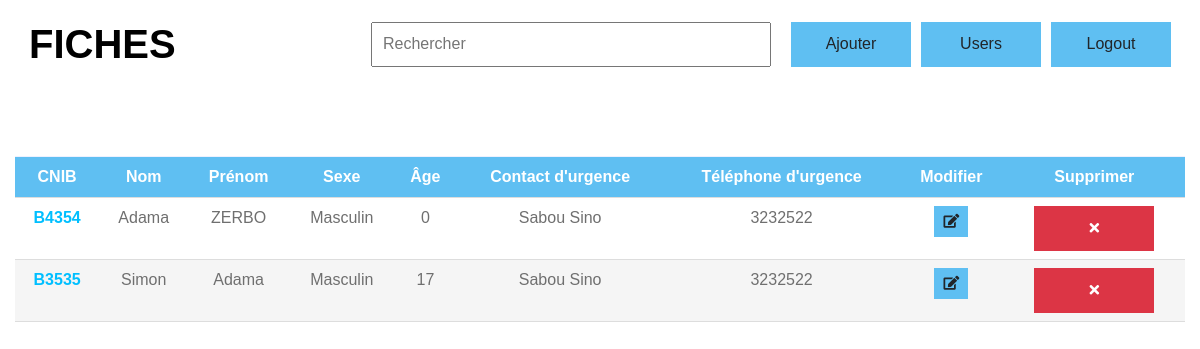
The page /accueil (signed in) on the database as committed earlier.
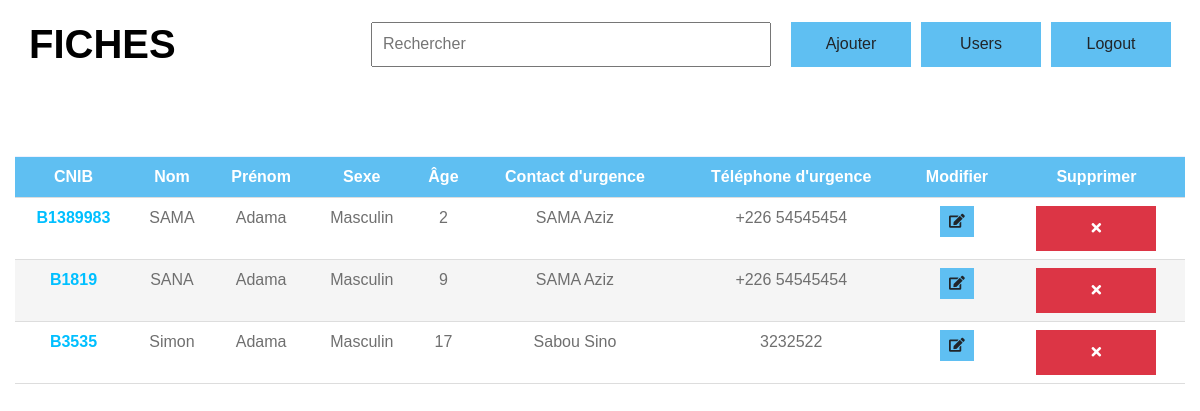
The same page on the database as committed later.
### assist/models.py (models this page shows, shortened)
class Individual(models.Model):
    BLOOD_TYPE_CHOICES = [
        ('A+', 'A+'), ('A-', 'A-'),
        ('B+', 'B+'), ('B-', 'B-'),
        ('AB+', 'AB+'), ('AB-', 'AB-'),
        ('O+', 'O+'), ('O-', 'O-'),
    ]
    GENDER_CHOICES = [
        ('M', 'Masculin'),
        ('F', 'Féminin'),
    ]
    unique_id = models.UUIDField(
        default=uuid.uuid4,
        editable=False,
        unique=True,
        verbose_name="Identifiant unique"
    )
    first_name = models.CharField(max_length=100, verbose_name="Prénom")
    last_name = models.CharField(max_length=100, verbose_name="Nom")
    cnib = models.CharField(max_length=15, verbose_name="Cnib")
    key = models.CharField(max_length=10000, verbose_name="Key")  # à hasher manuellement
    email = models.EmailField(null=True, blank=True,)
    date_of_birth = models.DateField(verbose_name="Date de naissance")
    gender = models.CharField(max_length=1, choices=GENDER_CHOICES, verbose_name="Sexe")
    blood_type = models.CharField(max_length=3, choices=BLOOD_TYPE_CHOICES, verbose_name="Groupe sanguin")
    emergency_contact_name = models.CharField(max_length=200, verbose_name="Contact d'urgence (nom)")
    emergency_contact_phone = models.CharField(max_length=20, verbose_name="Contact d'urgence (téléphone)")
    critical_allergies = models.TextField(blank=True, verbose_name="Allergies critiques")
    current_medications = models.TextField(blank=True, verbose_name="Médicaments actuels")
    medical_conditions = models.TextField(blank=True, verbose_name="Conditions médicales")
    past_surgeries = models.TextField(blank=True, verbose_name="Chirurgies passées")
    medical_history = models.TextField(blank=True, verbose_name="Historique médical détaillé")
    attending_physician = models.CharField(max_length=200, blank=True, verbose_name="Médecin traitant")
    physician_phone = models.CharField(max_length=20, blank=True, verbose_name="Téléphone du médecin")
    insurance_info = models.TextField(blank=True, verbose_name="Informations d'assurance")
    additional_emergency_contacts = models.TextField(blank=True, verbose_name="Contacts d'urgence supplémentaires")
    created_by = models.ForeignKey(User, on_delete=models.SET_NULL, null=True, blank=True, verbose_name="Créé par")
    qr_code = models.ImageField(upload_to='qr_codes/', blank=True, verbose_name="Code QR")
    is_active = models.BooleanField(default=True, verbose_name="Actif")
    created_at = models.DateTimeField(auto_now_add=True)
    updated_at = models.DateTimeField(auto_now=True)
    class Meta:
        verbose_name = "Individu"
        verbose_name_plural = "Individus"
        ordering = ['last_name', 'first_name']
    @property
    def full_name(self):
        return f"{self.first_name} {self.last_name}"
    @property
    def age(self):
        today = date.today()
        return today.year - self.date_of_birth.year - (
            (today.month, today.day) < (self.date_of_birth.month, self.date_of_birth.day)
        )

### assist/views.py (the view)
# urls.py: path('accueil', accueil, name="accueil"),
@login_required(login_url='connect_user')
def accueil(request):
    fiches = Individual.objects.filter(is_active = True)
    context = {"fiches": fiches}
    return render(request, "accueil.html", context = context)

### assist/templates/accueil.html (shortened to what the changed rows need)
{% load static %}
<!DOCTYPE html>
<html lang="fr">
<head>
    <link href="https://cdnjs.cloudflare.com/ajax/libs/font-awesome/5.10.0/css/all.min.css" rel="stylesheet">
    <link href="{% static 'css/style.css' %}" rel="stylesheet">
</head>
<body>
    <div class="header row px-xl-4">
        <div>
            <h1 class="font-weight-semi-bold text-uppercase">Fiches</h1>
        </div>
    </div>
    <div class="row">
        <div class="col">
            <div class="tab-content">
                <div class="tab-pane fade mb-5 show active" id="tab-pane-1">
                    <div class="container-fluid pt-5">
                        <div class="row">
                            <div class="col-lg-12 table-responsive mb-5">
                                <table class="common-style table text-center mb-0">
                                    <thead>
                                        <tr>
                                            <th>CNIB</th>
                                            <th>Nom</th>
                                            <th>Prénom</th>
                                            <th>Sexe</th>
                                            <th>Âge</th>
                                            <th>Contact d'urgence</th>
                                            <th>Téléphone d'urgence</th>
                                            <th>Modifier</th>
                                            <th>Supprimer</th>
                                        </tr>
                                    </thead>
                                    <tbody>
                                        {% for fiche in fiches %}
                                        <tr class="user-row">
                                            <td style="color: #00bfff; font-weight: bold; cursor: pointer;" onclick="window.location.href='{% url 'individual_public' fiche.unique_id %}'">{{ fiche.cnib }}</td>
                                            <td>{{ fiche.last_name }}</td>
                                            <td class="first-name">{{ fiche.first_name }}</td>
                                            <td>{{ fiche.get_gender_display }}</td>
                                            <td>{{ fiche.age }}</td>
                                            <td>{{ fiche.emergency_contact_name }}</td>
                                            <td>{{ fiche.emergency_contact_phone }}</td>
                                            <td>
                                                <a href="{% url 'modifier_individual' fiche.unique_id %}" class="btn btn-sm btn-primary">
                                                    <i class="fas fa-edit"></i>
                                                </a>
                                            </td>
                                            <td>
                                                <button type="button"
                                                        class="btn btn-sm btn-danger"
                                                        data-toggle="modal"
                                                        data-target="#confirmDeleteModal{{ fiche.unique_id }}">
                                                    <i class="fas fa-times"></i>
                                                </button>
                                            </td>
                                        </tr>
                                        {% empty %}
                                        <tr>
                                            <td colspan="8">Aucun individu enregistré.</td>
                                        </tr>
                                        {% endfor %}
                                    </tbody>
                                </table>
                            </div>
                        </div>
                    </div>
                </div>
            </div>
        </div>
    </div>
</body>
</html>

Rows that differ between the two databases and show on the page:
removed Individual: cnib "B4354", last_name "Adama", first_name "ZERBO", gender "Masculin", age "0", emergency_contact_name "Sabou Sino", emergency_contact_phone "3232522"
added Individual: cnib "B1389983", last_name "SAMA", first_name "Adama", gender "Masculin", age "2", emergency_contact_name "SAMA Aziz", emergency_contact_phone "+226 54545454"
added Individual: cnib "B1819", last_name "SANA", first_name "Adama", gender "Masculin", age "9", emergency_contact_name "SAMA Aziz", emergency_contact_phone "+226 54545454"
